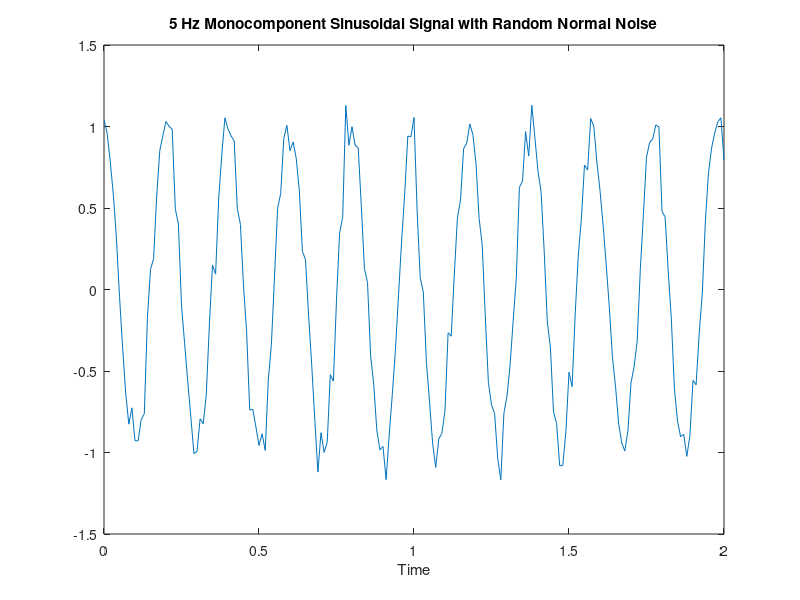

This chart was generated by the following MATLAB code: (Note: this script raises an error after producing the figure.)
%% create sinuosoidal signal 
% sampling frequency
fs = 1e2; 
% sampling period
T = 1/fs; 
% time vector
t = [0:T:2];
% frequency of sinusoidal signal
f = 5; 
% phase vector
phi = [zeros(1, 101) (pi/4)*ones(1, 100)]; 
% sinusoidal signal with random noise
x = cos(2*pi*f.*t + phi) + randn(size(t))/10; 

%% plot signal
figure()
plot(t, x)
title('5 Hz Monocomponent Sinusoidal Signal with Random Normal Noise')
xlabel('Time')

%% complex demodulation
x_1 = x.*exp(-i*2*pi*f.*t);

%% low-pass filter
y = lowpass(x_1, 0.1, fs)

%% phase 
phase = angle(y);
figure()
plot(t, phase)
title('Phase Plot for Monocomponent 5 Hz Signal')
xlabel('Time')
ylabel('Phase')







